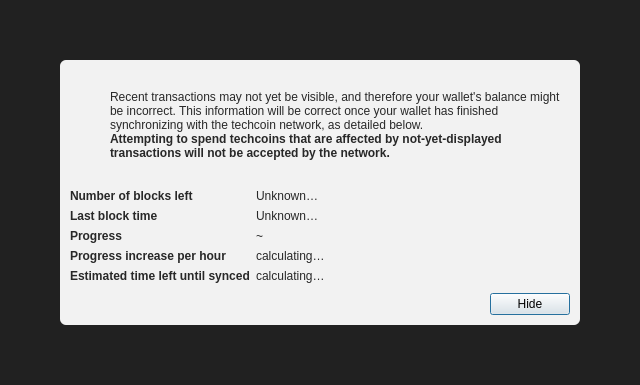
<?xml version="1.0" encoding="UTF-8"?>
<ui version="4.0">
 <class>ModalOverlay</class>
 <widget class="QWidget" name="ModalOverlay">
  <property name="geometry">
   <rect>
    <x>0</x>
    <y>0</y>
    <width>640</width>
    <height>385</height>
   </rect>
  </property>
  <property name="windowTitle">
   <string>Form</string>
  </property>
  <layout class="QVBoxLayout" name="verticalLayout" stretch="0">
   <property name="sizeConstraint">
    <enum>QLayout::SetDefaultConstraint</enum>
   </property>
   <property name="leftMargin">
    <number>0</number>
   </property>
   <property name="topMargin">
    <number>0</number>
   </property>
   <property name="rightMargin">
    <number>0</number>
   </property>
   <property name="bottomMargin">
    <number>0</number>
   </property>
   <item>
    <widget class="QWidget" name="bgWidget" native="true">
     <property name="styleSheet">
      <string notr="true">#bgWidget { background: rgba(0,0,0,220); }</string>
     </property>
     <layout class="QVBoxLayout" name="verticalLayoutMain" stretch="1">
      <property name="leftMargin">
       <number>60</number>
      </property>
      <property name="topMargin">
       <number>60</number>
      </property>
      <property name="rightMargin">
       <number>60</number>
      </property>
      <property name="bottomMargin">
       <number>60</number>
      </property>
      <item>
       <widget class="QWidget" name="contentWidget" native="true">
        <property name="styleSheet">
         <string notr="true">#contentWidget { background: rgba(255,255,255,240); border-radius: 6px; }

QLabel { color: rgb(40,40,40);  }</string>
        </property>
        <layout class="QVBoxLayout" name="verticalLayoutSub" stretch="1,0,0,0">
         <property name="spacing">
          <number>0</number>
         </property>
         <property name="leftMargin">
          <number>10</number>
         </property>
         <property name="topMargin">
          <number>10</number>
         </property>
         <property name="rightMargin">
          <number>10</number>
         </property>
         <property name="bottomMargin">
          <number>10</number>
         </property>
         <item>
          <layout class="QHBoxLayout" name="horizontalLayoutIconText" stretch="0,1">
           <property name="topMargin">
            <number>20</number>
           </property>
           <item>
            <layout class="QVBoxLayout" name="verticalLayoutIcon">
             <property name="leftMargin">
              <number>0</number>
             </property>
             <item>
              <widget class="QPushButton" name="warningIcon">
               <property name="enabled">
                <bool>false</bool>
               </property>
               <property name="text">
                <string/>
               </property>
               <property name="icon">
                <iconset>
                 <normaloff>:/icons/warning</normaloff>
                 <disabledoff>:/icons/warning</disabledoff>:/icons/warning</iconset>
               </property>
               <property name="iconSize">
                <size>
                 <width>48</width>
                 <height>48</height>
                </size>
               </property>
               <property name="flat">
                <bool>true</bool>
               </property>
              </widget>
             </item>
             <item>
              <spacer name="verticalSpacerWarningIcon">
               <property name="orientation">
                <enum>Qt::Vertical</enum>
               </property>
               <property name="sizeHint" stdset="0">
                <size>
                 <width>20</width>
                 <height>40</height>
                </size>
               </property>
              </spacer>
             </item>
            </layout>
           </item>
           <item>
            <layout class="QVBoxLayout" name="verticalLayoutInfoText">
             <property name="leftMargin">
              <number>0</number>
             </property>
             <property name="topMargin">
              <number>0</number>
             </property>
             <item>
              <widget class="QLabel" name="infoText">
               <property name="text">
                <string>Recent transactions may not yet be visible, and therefore your wallet's balance might be incorrect. This information will be correct once your wallet has finished synchronizing with the techcoin network, as detailed below.</string>
               </property>
               <property name="textFormat">
                <enum>Qt::RichText</enum>
               </property>
               <property name="wordWrap">
                <bool>true</bool>
               </property>
              </widget>
             </item>
             <item>
              <widget class="QLabel" name="infoTextStrong">
               <property name="font">
                <font>
                 <weight>75</weight>
                 <bold>true</bold>
                </font>
               </property>
               <property name="text">
                <string>Attempting to spend techcoins that are affected by not-yet-displayed transactions will not be accepted by the network.</string>
               </property>
               <property name="textFormat">
                <enum>Qt::RichText</enum>
               </property>
               <property name="wordWrap">
                <bool>true</bool>
               </property>
              </widget>
             </item>
             <item>
              <spacer name="verticalSpacerInTextSpace">
               <property name="orientation">
                <enum>Qt::Vertical</enum>
               </property>
               <property name="sizeHint" stdset="0">
                <size>
                 <width>20</width>
                 <height>40</height>
                </size>
               </property>
              </spacer>
             </item>
            </layout>
           </item>
          </layout>
         </item>
         <item>
          <spacer name="verticalSpacerAfterText">
           <property name="orientation">
            <enum>Qt::Vertical</enum>
           </property>
           <property name="sizeHint" stdset="0">
            <size>
             <width>20</width>
             <height>40</height>
            </size>
           </property>
          </spacer>
         </item>
         <item>
          <layout class="QFormLayout" name="formLayout">
           <property name="fieldGrowthPolicy">
            <enum>QFormLayout::FieldsStayAtSizeHint</enum>
           </property>
           <property name="horizontalSpacing">
            <number>6</number>
           </property>
           <property name="verticalSpacing">
            <number>6</number>
           </property>
           <property name="topMargin">
            <number>10</number>
           </property>
           <item row="0" column="0">
            <widget class="QLabel" name="labelNumberOfBlocksLeft">
             <property name="font">
              <font>
               <weight>75</weight>
               <bold>true</bold>
              </font>
             </property>
             <property name="text">
              <string>Number of blocks left</string>
             </property>
            </widget>
           </item>
           <item row="0" column="1">
            <widget class="QLabel" name="numberOfBlocksLeft">
             <property name="text">
              <string>Unknown…</string>
             </property>
            </widget>
           </item>
           <item row="1" column="0">
            <widget class="QLabel" name="labelLastBlockTime">
             <property name="font">
              <font>
               <weight>75</weight>
               <bold>true</bold>
              </font>
             </property>
             <property name="text">
              <string>Last block time</string>
             </property>
            </widget>
           </item>
           <item row="1" column="1">
            <widget class="QLabel" name="newestBlockDate">
             <property name="sizePolicy">
              <sizepolicy hsizetype="Maximum" vsizetype="Preferred">
               <horstretch>0</horstretch>
               <verstretch>0</verstretch>
              </sizepolicy>
             </property>
             <property name="text">
              <string>Unknown…</string>
             </property>
            </widget>
           </item>
           <item row="2" column="0">
            <widget class="QLabel" name="labelSyncDone">
             <property name="font">
              <font>
               <weight>75</weight>
               <bold>true</bold>
              </font>
             </property>
             <property name="text">
              <string>Progress</string>
             </property>
            </widget>
           </item>
           <item row="2" column="1">
            <layout class="QHBoxLayout" name="horizontalLayoutSync" stretch="0,1">
             <item>
              <widget class="QLabel" name="percentageProgress">
               <property name="text">
                <string notr="true">~</string>
               </property>
              </widget>
             </item>
            </layout>
           </item>
           <item row="4" column="0">
            <widget class="QLabel" name="labelProgressIncrease">
             <property name="font">
              <font>
               <weight>75</weight>
               <bold>true</bold>
              </font>
             </property>
             <property name="text">
              <string>Progress increase per hour</string>
             </property>
            </widget>
           </item>
           <item row="4" column="1">
            <widget class="QLabel" name="progressIncreasePerH">
             <property name="text">
              <string>calculating…</string>
             </property>
            </widget>
           </item>
           <item row="5" column="0">
            <widget class="QLabel" name="labelEstimatedTimeLeft">
             <property name="font">
              <font>
               <weight>75</weight>
               <bold>true</bold>
              </font>
             </property>
             <property name="text">
              <string>Estimated time left until synced</string>
             </property>
            </widget>
           </item>
           <item row="5" column="1">
            <widget class="QLabel" name="expectedTimeLeft">
             <property name="text">
              <string>calculating…</string>
             </property>
            </widget>
           </item>
          </layout>
         </item>
         <item>
          <layout class="QHBoxLayout" name="horizontalLayoutButtons">
           <property name="leftMargin">
            <number>10</number>
           </property>
           <property name="topMargin">
            <number>10</number>
           </property>
           <item>
            <spacer name="horizontalSpacer">
             <property name="orientation">
              <enum>Qt::Horizontal</enum>
             </property>
             <property name="sizeHint" stdset="0">
              <size>
               <width>40</width>
               <height>20</height>
              </size>
             </property>
            </spacer>
           </item>
           <item>
            <widget class="QPushButton" name="closeButton">
             <property name="text">
              <string>Hide</string>
             </property>
             <property name="shortcut">
              <string>Esc</string>
             </property>
             <property name="focusPolicy">
              <enum>Qt::StrongFocus</enum>
             </property>
             <property name="default">
              <bool>true</bool>
             </property>
            </widget>
           </item>
          </layout>
         </item>
        </layout>
       </widget>
      </item>
     </layout>
    </widget>
   </item>
  </layout>
 </widget>
 <resources/>
 <connections/>
</ui>
